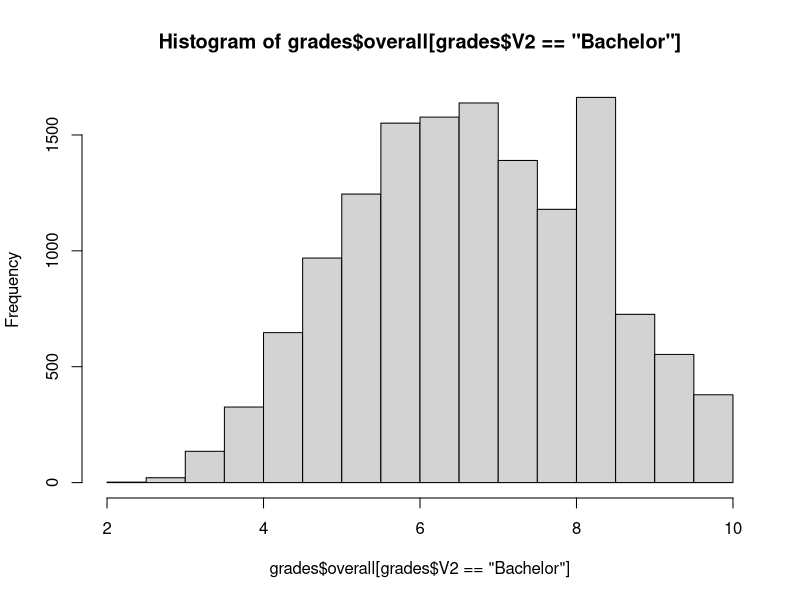
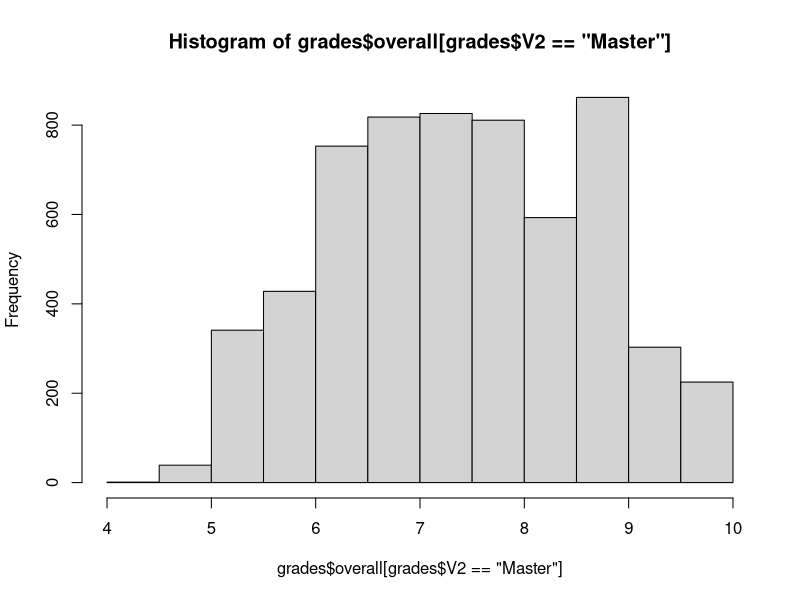
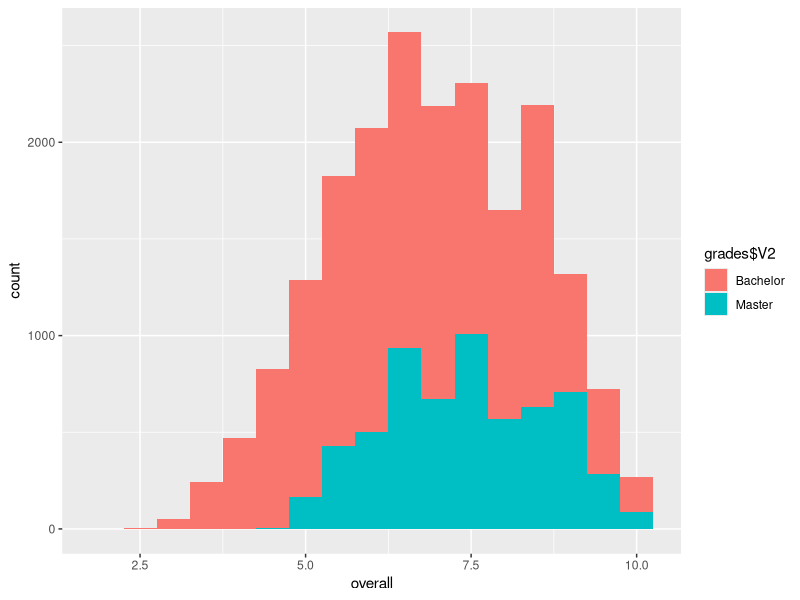

Write R code to recreate these figures, in order. (Note: this script raises an error after producing the figures.)
# sampling some data for student grades
# Peter Lugtig, copyright 2017
# Questions: p.lugtig@uu.nl
# last update: 12-09-2019


#clean workspace
rm(list=ls(all=TRUE))
require(MASS) #for sampling multivariate normal distribution
require(sampling) # for sampling
require(survey) # for design weights and corrections
se <- function(x) sd(x)/sqrt(length(x-1)) # standard error function


#####################################################################

# build some population data

# generate BA degrees
#?set.seed
set.seed(11) # to make sure results are consistent in population
overall <- as.numeric(4+rpois(n=14000,lambda=2.8)+mvrnorm(n=14000,0,0.3))
overall[overall>10] <- 8.5
overallBA <-as.data.frame(overall)
overallBA[,2] <- "Bachelor"
# generate MA degrees
set.seed(11)
overall <- as.numeric(5.5+rpois(n=6000,lambda=2.0)+mvrnorm(n=6000,0,0.1))
overall[overall>10] <- 9
overallMA <-as.data.frame(overall)
overallMA[,2] <- "Master"

#merge the BAchelor and master numbers
grades <- rbind(overallBA,overallMA)
hist(grades$overall[grades$V2=="Bachelor"]) #just a graph to see it went ok
hist(grades$overall[grades$V2=="Master"])
require(ggplot2) # for a nice(r) plot
ggplot(grades, aes(overall,fill=grades$V2)) +
  geom_histogram(binwidth=.5)

# compute population means and variances
mean(grades$overall[grades$V2=="Bachelor"])   # 6.70
mean(grades$overall[grades$V2=="Master"])     # 7.41
var(grades$overall[grades$V2=="Bachelor"])    # 2.42
var(grades$overall[grades$V2=="Master"])      # 1.49
var(grades$overall)                           # 2.25
mean(grades$overall)                          # 6.92
se(grades$overall)                            # .01059



#################################################################################
# now take some samples

# srs without replacement once
set.seed(11)
grades[,3] <-srswor(1000,20000) #srswor
mean(grades$overall[grades$V3==1])              #6.91



# from here, we ignore fpc for simplicity, and because fraction=.05
sesrs <- se(grades$overall[grades$V3==1])                           #.04612
sesrs1<- se(grades$overall[grades$V3==1 & grades$V2=="Bachelor"])   #.05697
sesrs2<-se(grades$overall[grades$V3==1 & grades$V2=="Master"])      #.04628
table(grades$V2,grades$V3)

# now in a function
# see "exercise week 2 -> for a simpler example sampling from a deck of cards

# first, how many experiments? (nrep) and how large should sample be (nrows)

nrep <- 10000 # do X experiments
nrows <- 1000 # each with n draws from the popuylation of students (we will use 1000)
popsize <-nrow(grades) #20000

#################################
#1. simulation without replacement

# create  empty dataframe to store the results
datasim1 <- data.frame(matrix(ncol = nrep, nrow = popsize)) # for without replacement
# we want to indicate for every person in population whether he/she will be sampled
# NOTE: the study below takes about 20 min to run. Set nrep lower to be done quicker

set.seed(11) # starting position to make sure we use the same 'random' starting value 
for  (i in 1:ncol(datasim1)){ # loop over columns
  datasim1[i] <- srswor(nrows,popsize) * grades$overall  #srswor results in 0/1, so can be used by multiply
}
errorWO <- colSums(datasim1)/nrows - mean(grades$overall) # sum of sampled cases divided by sample size to get sample mean
# now some descriptives
hist(errorWO) 
mean(errorWO)*100 # multiplied by hundred because number is expected to be small #-.025
var(errorWO) #.00206


se(errorWO)  #.000454

# 2. simulation study with replacement
# note the only difference here is in the srswor/srswr statement!

# create  empty dataframe to store the results
datasim2 <- data.frame(matrix(ncol = nrep, nrow = popsize)) # for without replacement
set.seed(3514) # starting position to make sure we use the same 'random' starting value 
for  (i in 1:ncol(datasim2)){ # loop over columns
  datasim2[i] <- srswr(nrows,popsize) * grades$overall  #srswr results in number of draws, so can also be used by multiply
}

errorWR <- (colSums(datasim2)/nrows) - mean(grades$overall) #

hist(errorWR) 
mean(errorWR)*100 #-.07
var(errorWR) #.0022
se(errorWR) #.000476

# conclusion: 
#variance = larger in sampling with replacement 

# extra (week 5 more): design effect - how much more (or less) efficient is sample design compared to SRSWOR
var(errorWR)/var(errorWO) # 1.098 
# and variance inflation (how much less efficient)
sqrt(var(errorWR)/var(errorWO)) #1.048 or
se(errorWR)/se(errorWO) #same


# EOF
